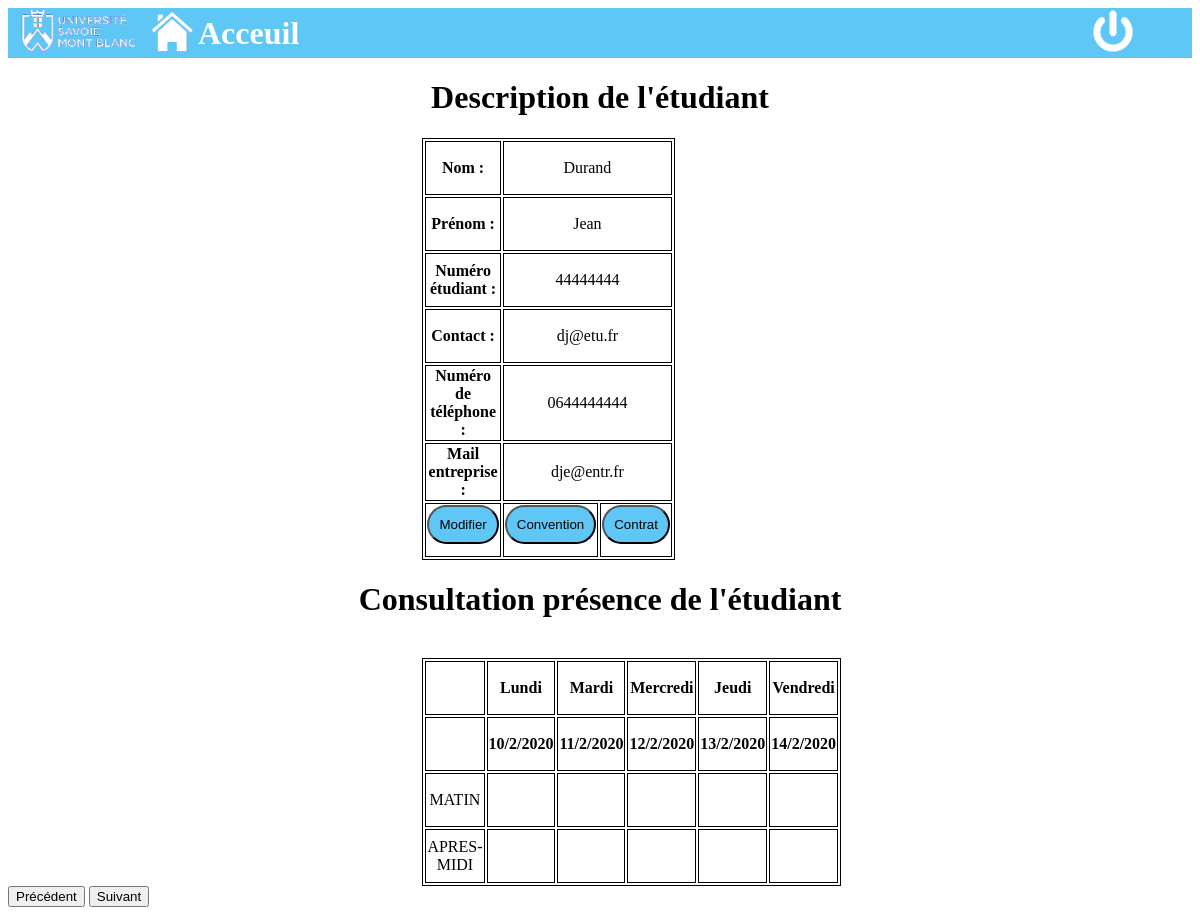
The app's page /pageEtu/4444444 with its own data.
### app/models.py (models this page shows, shortened)
class Etudiant(db.Model):
    idCarteEtu = db.Column(db.Integer, primary_key=True)
    nom = db.Column(db.String(64), index=True)
    prenom = db.Column(db.String(64), index=True)
    numeroEtudiant = db.Column(db.Integer, index=True, unique=True)
    typeContratEtudiant = db.Column(db.String(64))
    tarif = db.Column(db.Integer)
    filiere = db.Column(db.Integer, db.ForeignKey('filiere.idFiliere'))
    numeroTel = db.Column(db.String(64))
    mailEtu = db.Column(db.String(64))
    mailEntreprise = db.Column(db.String(64))

### app/routes.py (the view)
@app.route("/pageEtu/<id>")
def pageEtu(id):
    id=id
    etu = Etudiant.query.get(int(id))
    presence = Presence.query.filter_by(idCarteEtu=int(id)).all()
    return render_template("pageEtu.html", user=etu , presence=presence)

### app/templates/pageEtu.html (shortened to what this page needs)
<!doctype html>
<html lang="fr">
<head>
  <link rel="stylesheet" href="../static/css/styleHeader.css">
  <link rel="stylesheet" href="../static/css/styleEtu.css">
</head>
<body>
  {% include 'header.html' %}
  <h1>Description de l'étudiant</h1>
  <table>
    <tbody>
        <tr>
            <th>Nom :</th>
            <td colspan="2">{{user.nom}}</tdcolspan="2">
        </tr>
        <tr>
            <th>Prénom :</th>
            <td colspan="2">{{user.prenom}}</td>
        </tr>
        <tr>
            <th>Numéro étudiant :</th>
            <td colspan="2">{{user.numeroEtudiant}}</tdcolspan="2">
        </tr>
        <tr>
            <th>Contact :</th>
            <td colspan="2">{{user.mailEtu}}</td>
        </tr>
        <tr>
            <th>Numéro de téléphone :</th>
            <td colspan="2">{{user.numeroTel}}</td>
        </tr>
        <tr>
            <th>Mail entreprise :</th>
            <td colspan="2">{{user.mailEntreprise}}</td>
        </tr>
        <tr>
            <td><form method="POST" action="" >
                <input type="submit" value="Modifier">
              </form>
            </td>
            <td><form method="POST" action="" >
                <input type="submit" value="Convention">
              </form>
            </td>
            <td><form method="POST" action="" >
                <input type="submit" value="Contrat">
              </form>
            </td>
        </tr>
    </tbody>
  </table>
  <h1>Consultation présence de l'étudiant</h1>
  <br>
  <div class="card">
    <table class="table-bordered table-responsive-sm" id="calendar">
        <thead id="calendar-head">
            <tr>
                <th style="width: 50px;"></th>
                <th>Lundi</th>
                <th>Mardi</th>
                <th>Mercredi</th>
                <th>Jeudi</th>
                <th>Vendredi</th>
            </tr>
            <tr>
                <th style="width: 50px;"></th>
                <th id="semaine-lun"></th>
                <th id="semaine-mar"></th>
                <th id="semaine-mer"></th>
                <th id="semaine-jeu"></th>
                <th id="semaine-ven"></th>
            </tr>
        </thead>
        <tbody id="calendar-body"></tbody>
    </table>
    <div class="form-inline">
        <button class="btn btn-outline-primary col-sm-6" onclick=prevWeek()>Précédent</button>
        <button class="btn btn-outline-primary col-sm-6" onclick=nextWeek()>Suivant</button>
    </div>
</div>
</body>
</html>

### app/static/css/styleEtu.css (style rules this page uses)
h1 { text-align: center; }
form input { border-radius: 20px; background-color: #5fc7f6; text-align: center; padding: 10px; margin-bottom: 10px; }
table { text-align: center; border: 1px solid black; margin-left: 35%; }
td,th { border: 1px solid black; width: 50px; height: 50px; }

### records on screen
Etudiant: nom "Durand", prenom "Jean", numeroEtudiant "44444444", mailEtu "dj@etu.fr", numeroTel "0644444444", mailEntreprise "dje@entr.fr"
